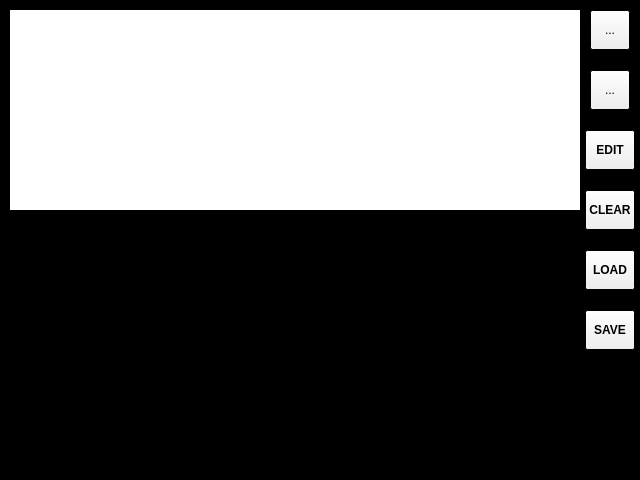
<?xml version="1.0" encoding="UTF-8"?>
<ui version="4.0">
 <class>QTACObjects</class>
 <widget class="QWidget" name="QTACObjects">
  <property name="geometry">
   <rect>
    <x>0</x>
    <y>0</y>
    <width>640</width>
    <height>480</height>
   </rect>
  </property>
  <property name="palette">
   <palette>
    <active>
     <colorrole role="Base">
      <brush brushstyle="SolidPattern">
       <color alpha="255">
        <red>255</red>
        <green>255</green>
        <blue>255</blue>
       </color>
      </brush>
     </colorrole>
     <colorrole role="Window">
      <brush brushstyle="SolidPattern">
       <color alpha="255">
        <red>0</red>
        <green>0</green>
        <blue>0</blue>
       </color>
      </brush>
     </colorrole>
    </active>
    <inactive>
     <colorrole role="Base">
      <brush brushstyle="SolidPattern">
       <color alpha="255">
        <red>255</red>
        <green>255</green>
        <blue>255</blue>
       </color>
      </brush>
     </colorrole>
     <colorrole role="Window">
      <brush brushstyle="SolidPattern">
       <color alpha="255">
        <red>0</red>
        <green>0</green>
        <blue>0</blue>
       </color>
      </brush>
     </colorrole>
    </inactive>
    <disabled>
     <colorrole role="Base">
      <brush brushstyle="SolidPattern">
       <color alpha="255">
        <red>0</red>
        <green>0</green>
        <blue>0</blue>
       </color>
      </brush>
     </colorrole>
     <colorrole role="Window">
      <brush brushstyle="SolidPattern">
       <color alpha="255">
        <red>0</red>
        <green>0</green>
        <blue>0</blue>
       </color>
      </brush>
     </colorrole>
    </disabled>
   </palette>
  </property>
  <property name="windowTitle">
   <string>Form</string>
  </property>
  <widget class="QListWidget" name="listWidget">
   <property name="geometry">
    <rect>
     <x>10</x>
     <y>10</y>
     <width>570</width>
     <height>200</height>
    </rect>
   </property>
   <property name="palette">
    <palette>
     <active>
      <colorrole role="Highlight">
       <brush brushstyle="SolidPattern">
        <color alpha="255">
         <red>128</red>
         <green>128</green>
         <blue>128</blue>
        </color>
       </brush>
      </colorrole>
     </active>
     <inactive>
      <colorrole role="Highlight">
       <brush brushstyle="SolidPattern">
        <color alpha="255">
         <red>128</red>
         <green>128</green>
         <blue>128</blue>
        </color>
       </brush>
      </colorrole>
     </inactive>
     <disabled>
      <colorrole role="Highlight">
       <brush brushstyle="SolidPattern">
        <color alpha="255">
         <red>205</red>
         <green>200</green>
         <blue>198</blue>
        </color>
       </brush>
      </colorrole>
     </disabled>
    </palette>
   </property>
   <property name="font">
    <font>
     <pointsize>11</pointsize>
     <weight>75</weight>
     <bold>true</bold>
    </font>
   </property>
   <property name="frameShape">
    <enum>QFrame::NoFrame</enum>
   </property>
   <property name="frameShadow">
    <enum>QFrame::Plain</enum>
   </property>
   <property name="lineWidth">
    <number>3</number>
   </property>
   <property name="midLineWidth">
    <number>3</number>
   </property>
   <property name="editTriggers">
    <set>QAbstractItemView::NoEditTriggers</set>
   </property>
   <property name="showDropIndicator" stdset="0">
    <bool>false</bool>
   </property>
   <property name="spacing">
    <number>2</number>
   </property>
  </widget>
  <widget class="QToolButton" name="upToolButton">
   <property name="geometry">
    <rect>
     <x>590</x>
     <y>10</y>
     <width>40</width>
     <height>40</height>
    </rect>
   </property>
   <property name="focusPolicy">
    <enum>Qt::NoFocus</enum>
   </property>
   <property name="text">
    <string>...</string>
   </property>
   <property name="icon">
    <iconset resource="../resources/ChartGeany.qrc">
     <normaloff>:/png/images/icons/PNG/up_alt.png</normaloff>:/png/images/icons/PNG/up_alt.png</iconset>
   </property>
   <property name="iconSize">
    <size>
     <width>32</width>
     <height>32</height>
    </size>
   </property>
  </widget>
  <widget class="QToolButton" name="downToolButton">
   <property name="geometry">
    <rect>
     <x>590</x>
     <y>70</y>
     <width>40</width>
     <height>40</height>
    </rect>
   </property>
   <property name="focusPolicy">
    <enum>Qt::NoFocus</enum>
   </property>
   <property name="text">
    <string>...</string>
   </property>
   <property name="icon">
    <iconset resource="../resources/ChartGeany.qrc">
     <normaloff>:/png/images/icons/PNG/down_alt.png</normaloff>:/png/images/icons/PNG/down_alt.png</iconset>
   </property>
   <property name="iconSize">
    <size>
     <width>32</width>
     <height>32</height>
    </size>
   </property>
  </widget>
  <widget class="QToolButton" name="editButton">
   <property name="geometry">
    <rect>
     <x>585</x>
     <y>130</y>
     <width>50</width>
     <height>40</height>
    </rect>
   </property>
   <property name="font">
    <font>
     <weight>75</weight>
     <bold>true</bold>
    </font>
   </property>
   <property name="focusPolicy">
    <enum>Qt::NoFocus</enum>
   </property>
   <property name="text">
    <string>EDIT</string>
   </property>
  </widget>
  <widget class="QToolButton" name="clearButton">
   <property name="geometry">
    <rect>
     <x>585</x>
     <y>190</y>
     <width>50</width>
     <height>40</height>
    </rect>
   </property>
   <property name="font">
    <font>
     <weight>75</weight>
     <bold>true</bold>
    </font>
   </property>
   <property name="focusPolicy">
    <enum>Qt::NoFocus</enum>
   </property>
   <property name="text">
    <string>CLEAR</string>
   </property>
  </widget>
  <widget class="QToolButton" name="loadButton">
   <property name="geometry">
    <rect>
     <x>585</x>
     <y>250</y>
     <width>50</width>
     <height>40</height>
    </rect>
   </property>
   <property name="font">
    <font>
     <weight>75</weight>
     <bold>true</bold>
    </font>
   </property>
   <property name="focusPolicy">
    <enum>Qt::NoFocus</enum>
   </property>
   <property name="text">
    <string>LOAD</string>
   </property>
  </widget>
  <widget class="QToolButton" name="saveButton">
   <property name="geometry">
    <rect>
     <x>585</x>
     <y>310</y>
     <width>50</width>
     <height>40</height>
    </rect>
   </property>
   <property name="font">
    <font>
     <weight>75</weight>
     <bold>true</bold>
    </font>
   </property>
   <property name="focusPolicy">
    <enum>Qt::NoFocus</enum>
   </property>
   <property name="text">
    <string>SAVE</string>
   </property>
  </widget>
 </widget>
 <resources>
  <include location="../resources/ChartGeany.qrc"/>
 </resources>
 <connections/>
</ui>
